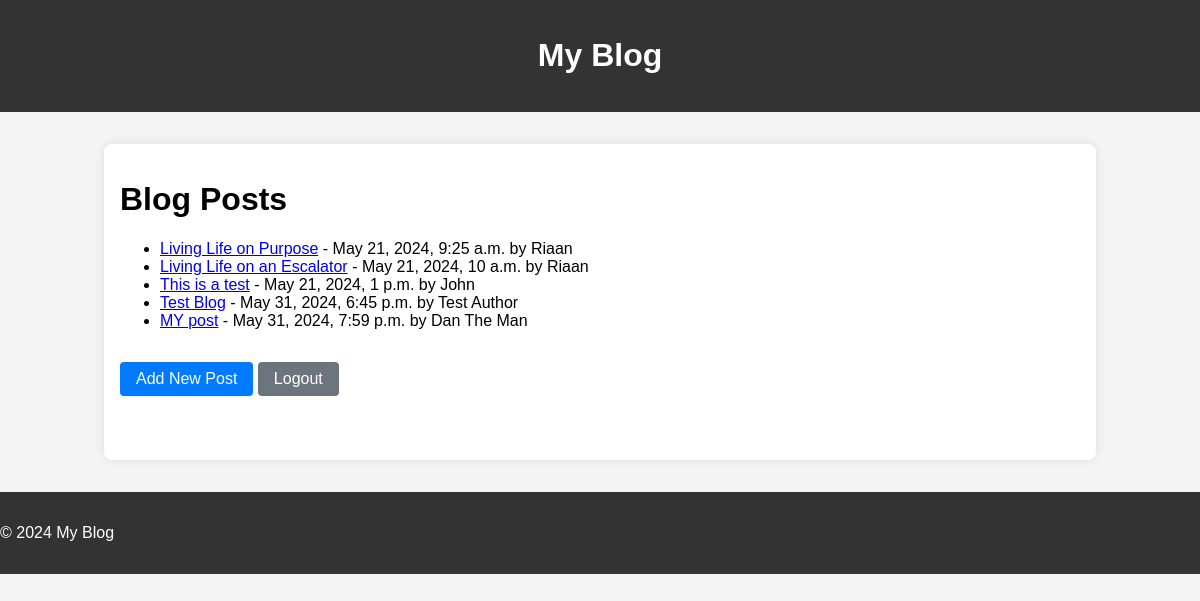
The app's page / (signed in) with its own data.
### blog_app/models.py (models this page shows, shortened)
class BlogPost(models.Model):
    title = models.CharField(max_length=200)
    content = models.TextField()
    created_at = models.DateTimeField(auto_now_add=True)
    author = models.CharField(max_length=30)

### blog_app/views.py (the view)
# urls.py: path('', views.index, name='index'),
@login_required
def index(request):
    posts = BlogPost.objects.all()
    return render(request, 'blog_app/index.html', {'posts':posts})

### blog_app/templates/blog_app/index.html (shortened to what this page needs)
{% extends "blog_app/base.html" %}
{% block content %}
<div class="index-page">
    <h1>Blog Posts</h1>
    <ul>
        {% for post in posts %}
        <li><a href="{% url 'view_post' post.id %}">{{ post.title }}</a> - {{ post.created_at }} by {{ post.author }}</a></li>
        {% endfor %}
    </ul>
    {% if perms.blog_app.add_blogpost %}
        <a class="add-post-button" href="{% url 'add_post' %}">Add New Post</a>
    {% endif %}
    {% if request.user.is_authenticated %}
        <a class="back-button" href="{% url 'logout' %}">Logout</a>
    {% endif %}
</div>
{% endblock %}>

### blog_app/templates/blog_app/base.html (shortened to what this page needs)
{% load static %}
<!DOCTYPE html>
<html lang="en">
<head>
    <link rel="stylesheet" href="{% static 'style/style.css' %}">
</head>
<body>
    {% include "blog_app/partials/header.html" %}
    <div class="container">
        {% block content %}{% endblock %}
    </div>
    {% include "blog_app/partials/footer.html" %}
</body>
</html>

### blog_app/templates/blog_app/partials/header.html
<div class="header">
    <h1>My Blog</h1>
</div>

### blog_app/templates/blog_app/partials/footer.html
<div class="footer">
    <p>&copy; 2024 My Blog</p>
</div

### blog_app/static/style/style.css (style rules this page uses)
body { font-family: Arial, sans-serif; margin: 0; padding: 0; background-color: #f4f4f4; }
.header { background-color: #333; color: #fff; text-align: center; padding: 1rem 0; }
.footer { background-color: #333; color: #fff; text-align: left; padding: 1rem 0; }
.container { width: 80%; margin: 2rem auto; padding: 1rem; background-color: #fff; border-radius: 8px; box-shadow: 0 0 10px rgba(0, 0, 0, 0.1); }
.index-page, .add-post-page, .view-post-page, .edit-post-page { margin-bottom: 2rem; }
.add-post-button, .edit-post-button, .back-button { display: inline-block; margin: 1rem 0; padding: 0.5rem 1rem; background-color: #007bff; color: #fff; border-radius: 4px; cursor: pointer; text-decoration: none; }
.back-button { background-color: #6c757d; }

### records on screen
BlogPost: title "Living Life on Purpose", created_at "May 21, 2024, 9:25 a.m.", author "Riaan"
BlogPost: title "Living Life on an Escalator", created_at "May 21, 2024, 10 a.m.", author "Riaan"
BlogPost: title "This is a test", created_at "May 21, 2024, 1 p.m.", author "John"
BlogPost: title "Test Blog", created_at "May 31, 2024, 6:45 p.m.", author "Test Author"
BlogPost: title "MY post", created_at "May 31, 2024, 7:59 p.m.", author "Dan The Man"
